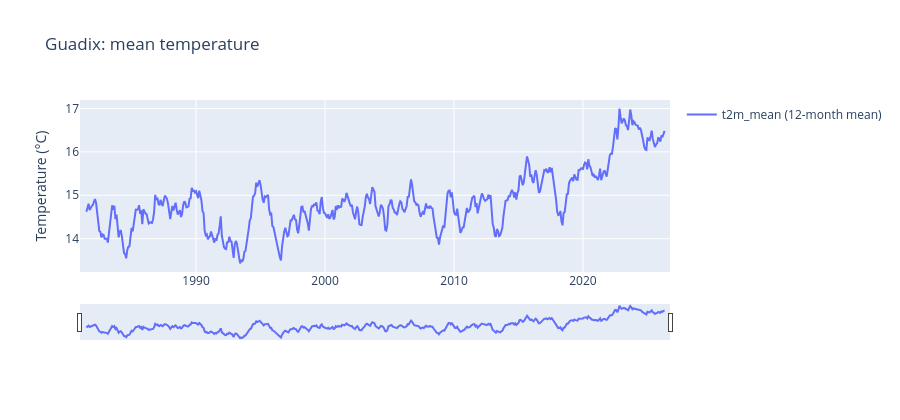

This figure's notebook cell:
### Code cell
plot_series_interactive(guadix_monthly, "t2m_mean",12, title="Guadix: mean temperature", ylabel="Temperature (°C)")

### Figure 1 — Plotly figure (JSON) as saved in the notebook; plotly's stock layout.template omitted (floating-point values rounded to 4 significant figures; data arrays with more than 128 entries replaced by an {"elided": "..."} marker saying what was removed)
{"data": [{"hovertemplate": "%{y:.2f}<extra>%{fullData.name}</extra>", "legendgroup": "t2m_mean (12-month mean)", "line": {"color": "#636efa", "dash": "solid"}, "marker": {"symbol": "circle"}, "mode": "lines", "name": "t2m_mean (12-month mean)", "orientation": "v", "showlegend": true, "type": "scatter", "x": {"elided": "550 str values"}, "xaxis": "x", "y": {"elided": "550 float values"}, "yaxis": "y"}], "layout": {"height": 420, "hovermode": "x unified", "legend": {"title": {"text": ""}, "tracegroupgap": 0}, "title": {"text": "Guadix: mean temperature"}, "xaxis": {"anchor": "y", "domain": [0, 1], "hoverformat": "%b %Y", "rangeslider": {"visible": true}, "title": {"text": ""}}, "yaxis": {"anchor": "x", "domain": [0, 1], "title": {"text": "Temperature (°C)"}}}}
